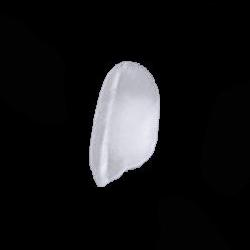
%> input picture Trabajo Final/Train_data/Arborio(102).jpg, 250 x 250 px; its folder holds only this picture in this run
$ octave 'Extracción_de_Caracteristicas.m'   (GNU Octave 9; MATLAB toolbox functions it lacks are replaced by stand-ins)
%> lines starting %> are read from the running program, lines starting %| are printed output that depends on the picture; in (x1, y1, x2, y2) boxes, pixels count from 0 and x2, y2 are one past the last pixel; in counts of white or black regions, pixels touching at a corner belong together; the program's own positions count from 1
%% Limpiar el entorno de ejecución
close all;
clc;
clear all;

%% Configuración inicial
read_path = '/MATLAB Drive/Train_data/';
files = dir(read_path);
num_images = length(files) - 2; % Número de imágenes (excluyendo '.' y '..')
features = cell(num_images, 7); % Celda para almacenar características de todas las imágenes
names = cell(num_images, 1); % Celda para almacenar nombres de archivos

for f = 3:length(files)
    file_2_read = strcat(files(f).folder, '/', files(f).name);
    names{f - 2} = files(f).name; % Almacena el nombre del archivo
    imagenRGB = imread(file_2_read); % Lee la imagen
%> imagenRGB is the input picture: size 250x250x3 uint8; mean R, G, B 22, 22, 23.2
    grayImage = rgb2gray(imagenRGB); % Convierte la imagen a escala de grises
    thresh = graythresh(grayImage); % Calcula el Umbral de binarización optimo
%> thresh = 0.396
    binh = imbinarize(grayImage, thresh); % Binariza cada imagen
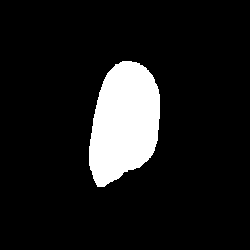
%> binh: size 250x250 logical; 10.7% white; 1 white region, box (x1, y1, x2, y2) and area: (89, 61, 160, 187) 6683
    [I_label, num] = bwlabel(binh, 8); % Etiqueta cada región de la imagen para calcular las caracteristicas
%> I_label: size 250x250 double; values 0 (black) and 1 (white), 10.7% white; 1 white region
%> num = 1
    I_cdes = regionprops(I_label, 'Area', 'Perimeter', 'MajorAxisLength', 'MinorAxisLength', 'Eccentricity', 'Extent', 'BoundingBox');
%> I_cdes = 1 region; box (x1, y1, x2, y2), Area, MajorAxisLength, MinorAxisLength, Eccentricity and Extent: (89, 61, 160, 187) 6683 126.9 68.29 0.843 0.747
    features{f - 2, 1} = I_cdes.Area;
    features{f - 2, 2} = I_cdes.Perimeter;
    features{f - 2, 3} = I_cdes.MajorAxisLength;
    features{f - 2, 4} = I_cdes.MinorAxisLength;
    features{f - 2, 5} = I_cdes.Eccentricity;
    features{f - 2, 6} = I_cdes.Extent;
    features{f - 2, 7} = I_cdes.BoundingBox(3) / I_cdes.BoundingBox(4);

end

%% Convertir las celdas de características en matrices
%features_matrix = cell2mat(features);
% Crear un dataframe a partir de las matrices de características y 'names'
data = table(features(:, 1), features(:, 2), features(:, 3), features(:, 4), features(:, 5), features(:, 6), features(:, 7), ...
    'VariableNames', {'Area', 'Perimeter', 'MajorAxisLength', 'MinorAxisLength', 'Eccentricity', 'Extent', 'AspectRatio'});

% Agregar la columna de nombres de archivos al dataframe
data.FileName = names;
excel_filename = 'Features_img_Arroz.xlsx';
writetable(data, excel_filename);
disp(['Los datos se han guardado en ' excel_filename]);

$ run again, on Trabajo Final/Train_data/Arborio(124).jpg
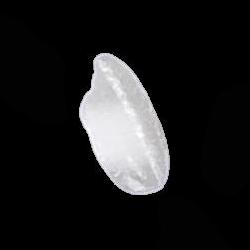
%> input picture Trabajo Final/Train_data/Arborio(124).jpg, 250 x 250 px
%> imagenRGB is the input picture: size 250x250x3 uint8; mean R, G, B 30, 29.9, 30.4
%> thresh = 0.312
%> `binh = imbinarize(grayImage, thresh);`:
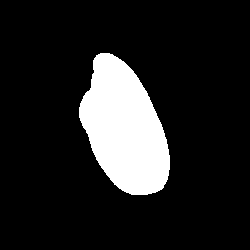
%> binh: size 250x250 logical; 13.8% white; 1 white region, box (x1, y1, x2, y2) and area: (79, 53, 170, 195) 8622
%> I_label: size 250x250 double; values 0 (black) and 1 (white), 13.8% white; 1 white region
%> num = 1
%> I_cdes = 1 region; box (x1, y1, x2, y2), Area, MajorAxisLength, MinorAxisLength, Eccentricity and Extent: (79, 53, 170, 195) 8622 147.7 75.26 0.86 0.667

$ run again, on Trabajo Final/Train_data/Arborio(109).jpg
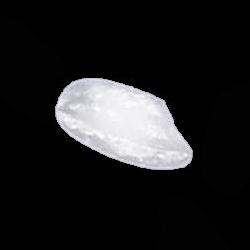
%> input picture Trabajo Final/Train_data/Arborio(109).jpg, 250 x 250 px
%> imagenRGB is the input picture: size 250x250x3 uint8; mean R, G, B 31, 30.9, 31.8
%> thresh = 0.433
%> `binh = imbinarize(grayImage, thresh);`:
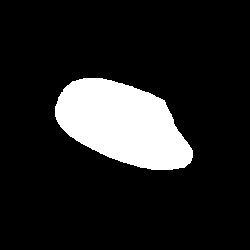
%> binh: size 250x250 logical; 13.7% white; 1 white region, box (x1, y1, x2, y2) and area: (55, 78, 193, 170) 8592
%> I_label: size 250x250 double; values 0 (black) and 1 (white), 13.7% white; 1 white region
%> num = 1
%> I_cdes = 1 region; box (x1, y1, x2, y2), Area, MajorAxisLength, MinorAxisLength, Eccentricity and Extent: (55, 78, 193, 170) 8592 146.2 75.68 0.856 0.677
